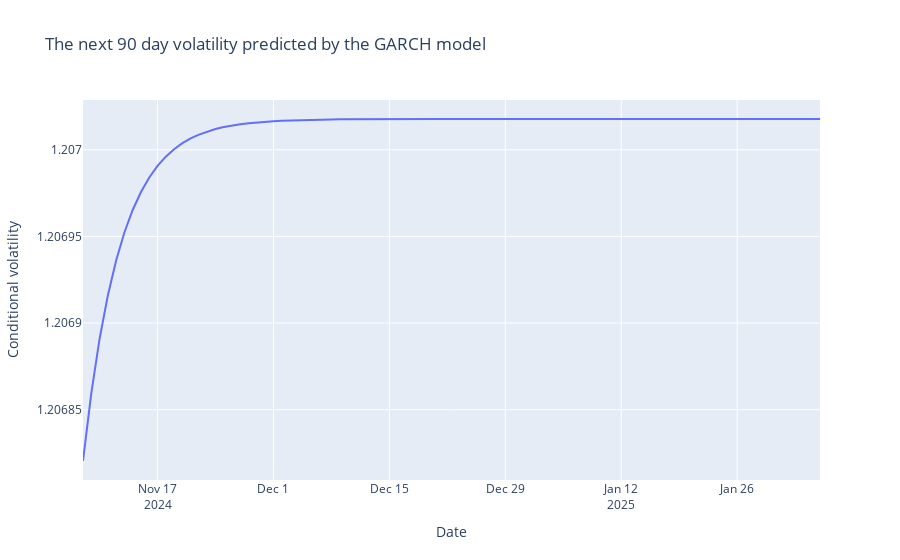

Here is the notebook cell this chart was saved with:
### Code cell
fig_volatility_pred = volatility_pred(stock_price)
fig_volatility_pred.show()
